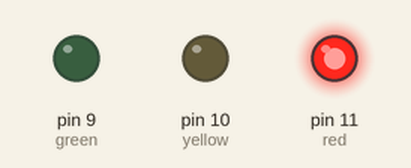
This sketch was run on a simulated Arduino Uno, built with avr-gcc and run on an emulated ATmega328P. On the bench: output pins drawn as LEDs (lit = HIGH).

Above: at 1.0 s.
At 2.7 s:
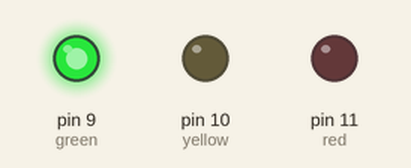
At 3.7 s:
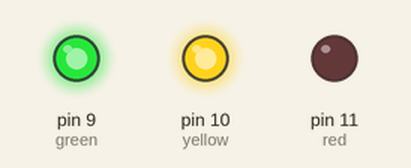
Timing chart, 0 to 5.2 s (numbered marks = the images above):
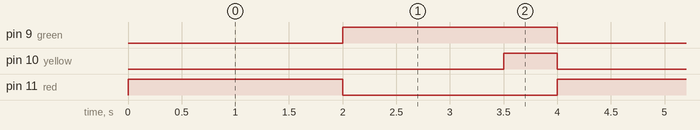

The sketch:

TrafficLights.ino
```cpp
/*
  Traffic Lights
  use a switch statement to simulate a traffic light.
 */
int red = 11;
int yellow = 10;
int green = 9;

int state = 0;

// the setup function runs once when you press reset or power the board
void setup() {

  pinMode(red, OUTPUT);
  pinMode(yellow, OUTPUT);
  pinMode(green, OUTPUT);
}

// the loop function runs over and over again forever
void loop() {
  switch(state) {
    case 0:
      digitalWrite(red,HIGH);
      digitalWrite(yellow,LOW);
      digitalWrite(green,LOW);
      delay(2000);
      state++;
      break;
    case 1:
      digitalWrite(red,LOW);
      digitalWrite(yellow,LOW);
      digitalWrite(green,HIGH);
      delay(1500);
      state++;
      break;
    case 2:
      digitalWrite(red,LOW);
      digitalWrite(yellow,HIGH);
      digitalWrite(green,HIGH);
      delay(500);
      state = 0;
      break;
  }
}
```

Measured:
- by itself, pin 9 (green), pin 11 (red): alternates HIGH for 2.0 s and LOW for 2.0 s
- by itself, pin 10 (yellow): alternates HIGH for 0.50 s and LOW for 3.5 s
- by itself, everything shown: repeats every 4.0 s, in 3 steps
